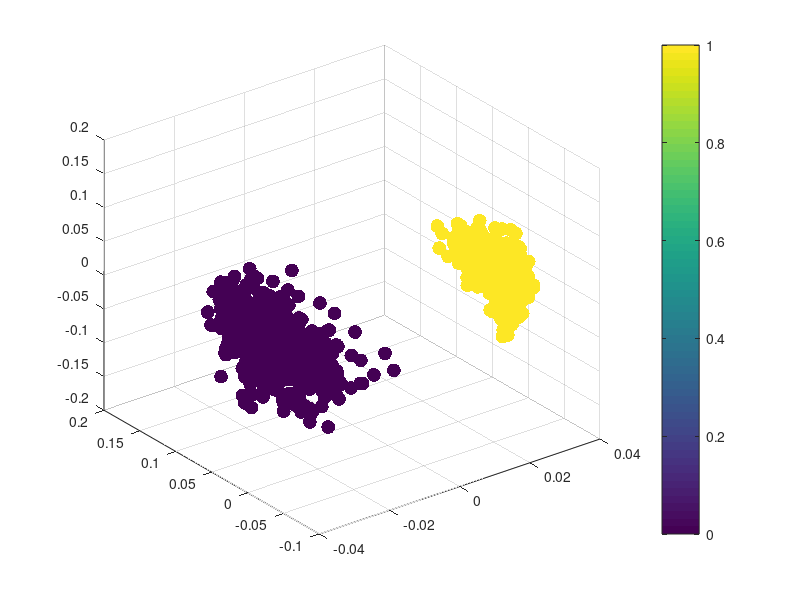

The MATLAB source for this figure: (Note: this script raises an error after producing the figure.)
close all;
clear;

N  = 500;
d  = 3;
X1 = randn(3, N) + 3;
X2 = randn(3, N) - 3;

mX      = [X1, X2];
vLabels = [zeros(N, 1); ones(N, 1)];

mW  = squareform( pdist(mX') );
eps = 1 * median(mW(:));
mK  = exp(-mW.^2 / eps^2);
mA  = mK ./ sum(mK, 2);

% figure; scatter3(mX(1,:), mX(3,:), mPhi(4,:), 100, vLabels, 'Fill'); colorbar;

%%
[mPhi, mLam] = eig(mA);
mPhi         = real(mPhi);
mLam         = real(mLam);
%%
figure; scatter3(mPhi(:,2), mPhi(:,3), mPhi(:,4), 100, vLabels, 'Fill'); colorbar;

%%
figure;
mD           = mPhi * mLam.^20;
% mD = mPhi;
mY = TSNE(mD, vLabels, 3, [], 15);